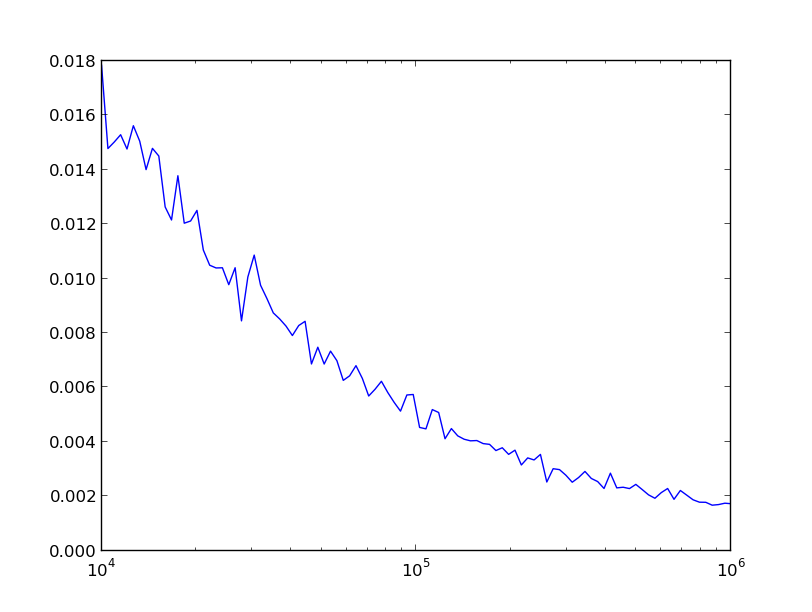

Python code for this plot:
#!/usr/bin/env python

import matplotlib.pyplot as plt

f = open('error-scaling-data.out')

X = []
Y = []
for line in f:
    x, y = line.replace('\n', '').split()
    x = float(x)
    y = float(y)
    X.append(x)
    Y.append(y)

plt.semilogx(X, Y)
plt.show()
